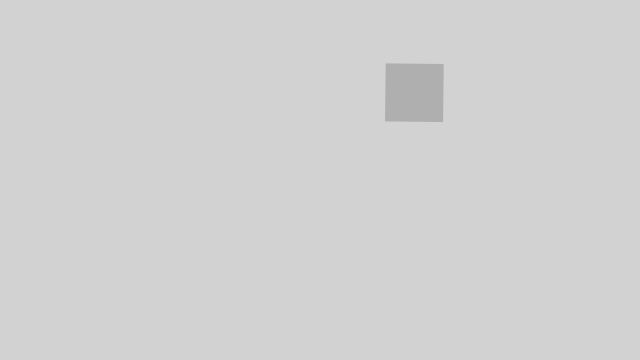
Frame 1 (no input)
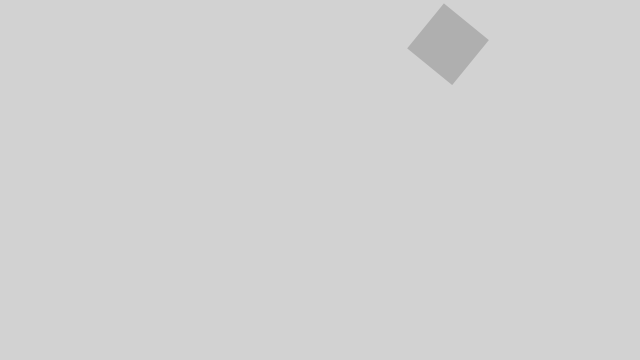
Frame 60 (the mouse pressed at the canvas centre just before this capture)
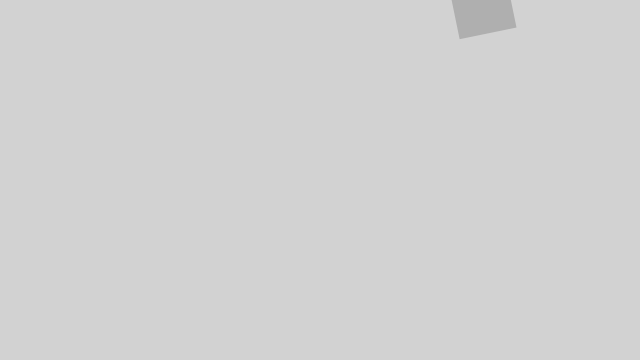
Frame 120 (the mouse held since frame 60 and released just before this capture)

The Processing sketch that drew these frames (run headless with seeded random() and noise(); from frame 60 on, the mouse is pressed at the canvas centre):

// Processing sketch: angular_motion
// ── angular_motion.pde
class Mover {
  PVector loc, vel, acc;
  float angle, angvel, angacc;
  float size, mass;
  
  Mover() {
    loc = new PVector(random(width), random(height));
    vel = PVector.random2D();
    acc = new PVector(0, 0);
    
    angle = 0;
    angvel = vel.x/50;
    angacc = 0;
    
    mass = random(2, 6);
    size = mass * 10;
  }
  
  void applyForce(PVector force) {
    PVector f = PVector.div(force, mass);
    acc.add(f);
  }
  
  void update() {
    vel.add(acc);
    loc.add(vel);
    checkEdges();
    acc.mult(0);
    
    angvel += angacc;
    angle += angvel;
    angacc = 0;
  }
  
  void checkEdges() {
    if (loc.x > width) {
      loc.x = width;
      vel.x *= -1;
    }
    if (loc.x < 0) {
      loc.x = 0;
      vel.x *= -1;
    }
    if (loc.y > height) {
      loc.y = height;
      vel.y *= -1;
    }
    if (loc.y < 0) {
      loc.y = 0;
      vel.y *= -1; 
    }
  }
  
  void display() {
    noStroke();
    fill(175);
    pushMatrix();
    translate(loc.x, loc.y);
    rotate(angle);
    rect(0, 0, size, size);
    popMatrix(); 
  }
}

// ── main.pde
Mover m;

void setup() {
  size(640, 360);
  rectMode(CENTER);
  
  m = new Mover();
}

void draw() {
  background(210);
  m.update();
  m.display();
}
